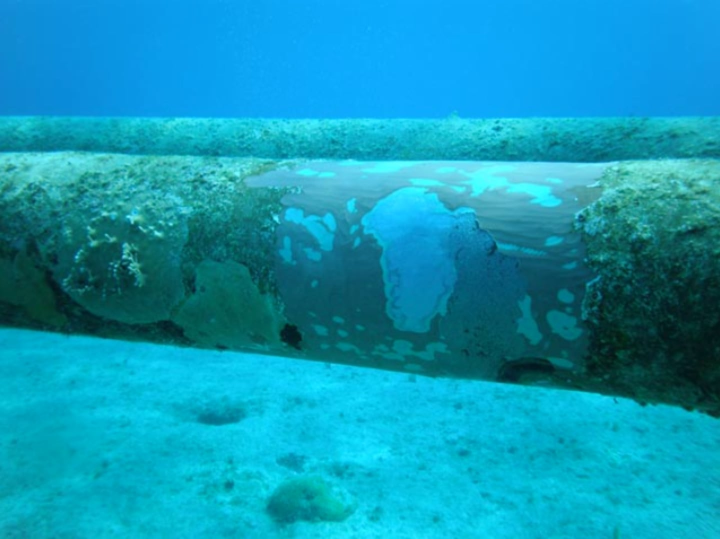
#> input picture dataset/image-6.jpg, 1440 x 1078 px, found by its file name (shown at 1/2 size)
$ python uiqm.py
#> lines starting #> are read from the running program, lines starting #| are printed output that depends on the picture; long printed decimals are rounded
'''
UIQM
Metrics for unferwater image quality evaluation.

reference to the following below:
Code: https://github.com/bilityniu/underimage-fusion-enhancement/blob/master/UIQM.m
Paper:
    https://doi.org/10.1109/TIP.2015.2491020 (UIQM)
    https://doi.org/10.1109/TIP.2017.2759252 (Image Enhancement)

'''

import numpy as np
import cv2
from scipy.ndimage import convolve

def getUIQM(image):
    c1, c2, c3 = 0.0282, 0.2953, 3.5753
    uicm = UICM(image)
    uism = UISM(image)
    uiconm = UIConM(image)
    uiqm = c1 * uicm + c2 * uism + c3 * uiconm
    return uiqm

def UICM(image):
    R = image[:, :, 0].astype(float)
    G = image[:, :, 1].astype(float)
    B = image[:, :, 2].astype(float)
    RG = R - G
    YB = (R + G) / 2 - B

    K = R.size

    # For R-G channel
    RG1 = np.sort(RG.ravel())
    alphaL = 0.1
    alphaR = 0.1
    RG1 = RG1[int(alphaL * K) : int(K * (1 - alphaR))]
    N = K * (1 - alphaL - alphaR)
    meanRG = np.mean(RG1)
    deltaRG = np.sqrt(np.mean((RG1 - meanRG) ** 2))

    # For Y-B channel
    YB1 = np.sort(YB.ravel())
    YB1 = YB1[int(alphaL * K) : int(K * (1 - alphaR))]
    meanYB = np.mean(YB1)
    deltaYB = np.sqrt(np.mean((YB1 - meanYB) ** 2))

    # UICM
    uicm = -0.0268 * np.sqrt(meanRG ** 2 + meanYB ** 2) + 0.1586 * np.sqrt(deltaRG ** 2 + deltaYB ** 2)

    return uicm

def UISM(image):
    Ir = image[:, :, 0].astype(float)
    Ig = image[:, :, 1].astype(float)
    Ib = image[:, :, 2].astype(float)

    hx = np.array([[1, 2, 1], [0, 0, 0], [-1, -2, -1]])
    hy = np.array([[-1, 0, 1], [-2, 0, 2], [-1, 0, 1]])

    SobelR = np.abs(convolve(Ir, hx) + convolve(Ir, hy))
    SobelG = np.abs(convolve(Ig, hx) + convolve(Ig, hy))
    SobelB = np.abs(convolve(Ib, hx) + convolve(Ib, hy))

    patchsz = 5
    m, n = Ir.shape
    SobelR = cv2.resize(SobelR, (n - n % patchsz + patchsz, m - m % patchsz + patchsz))
    SobelG = cv2.resize(SobelG, (n - n % patchsz + patchsz, m - m % patchsz + patchsz))
    SobelB = cv2.resize(SobelB, (n - n % patchsz + patchsz, m - m % patchsz + patchsz))

    m, n = SobelR.shape
    k1 = m // patchsz
    k2 = n // patchsz

    def calc_eme(SobelC):
        EME = 0
        for i in range(0, m, patchsz):
            for j in range(0, n, patchsz):
                im = SobelC[i:i + patchsz, j:j + patchsz]
                if np.max(im) != 0 and np.min(im) != 0:
                    EME += np.log(np.max(im) / np.min(im))
        return 2 / (k1 * k2) * np.abs(EME)

    EMER = calc_eme(SobelR)
    EMEG = calc_eme(SobelG)
    EMEB = calc_eme(SobelB)

    lambdaR = 0.299
    lambdaG = 0.587
    lambdaB = 0.114
    uism = lambdaR * EMER + lambdaG * EMEG + lambdaB * EMEB

    return uism

def UIConM(image):
    R = image[:, :, 0].astype(float)
    G = image[:, :, 1].astype(float)
    B = image[:, :, 2].astype(float)

    patchsz = 5
    m, n = R.shape
    R = cv2.resize(R, (n - n % patchsz + patchsz, m - m % patchsz + patchsz))
    G = cv2.resize(G, (n - n % patchsz + patchsz, m - m % patchsz + patchsz))
    B = cv2.resize(B, (n - n % patchsz + patchsz, m - m % patchsz + patchsz))

    m, n = R.shape
    k1 = m // patchsz
    k2 = n // patchsz

    def calc_amee(C):
        AMEE = 0
        for i in range(0, m, patchsz):
            for j in range(0, n, patchsz):
                im = C[i:i + patchsz, j:j + patchsz]
                Max = np.max(im)
                Min = np.min(im)
                if (Max != 0 or Min != 0) and Max != Min:
                    AMEE += np.log((Max - Min) / (Max + Min)) * ((Max - Min) / (Max + Min))
        return 1 / (k1 * k2) * np.abs(AMEE)

    AMEER = calc_amee(R)
    AMEEG = calc_amee(G)
    AMEEB = calc_amee(B)

    uiconm = AMEER + AMEEG + AMEEB
    return uiconm


# Example usage
if __name__ == "__main__":
    # Load an example image (replace with your own image path)
    I = cv2.imread('dataset/image-6.jpg')
#> I is the input picture: shape (1078, 1440, 3); mean B, G, R 181.7, 151.6, 14.2
    I = cv2.cvtColor(I, cv2.COLOR_BGR2RGB)

    # Calculate UCIQE
    uciqe_value = getUIQM(I)
#> in UICM, `R = image[:, :, 0].astype(float)`:
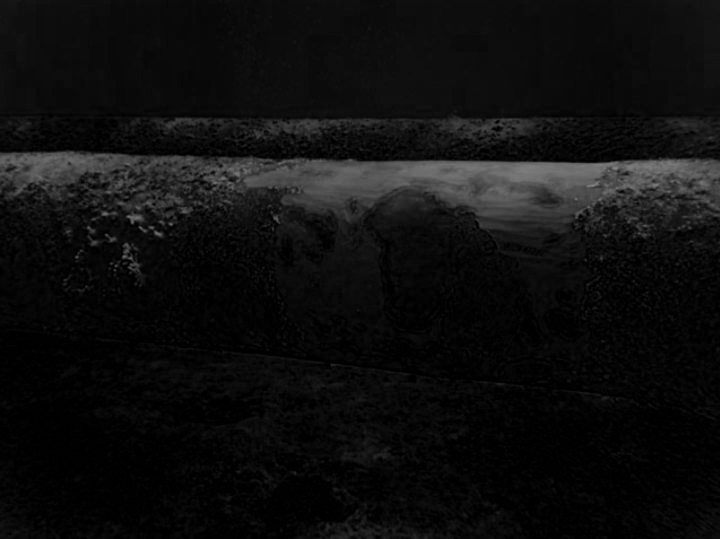
#> R: shape (1078, 1440) float64 (shown at 1/2 size); min 0, max 132, mean 14.2
#> in UICM, `G = image[:, :, 1].astype(float)`:
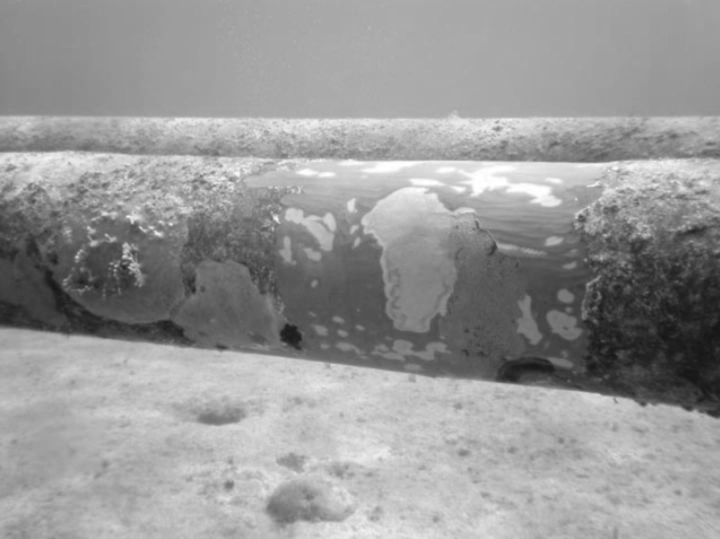
#> G: shape (1078, 1440) float64 (shown at 1/2 size); min 21, max 255, mean 151.6
#> in UICM, `B = image[:, :, 2].astype(float)`:
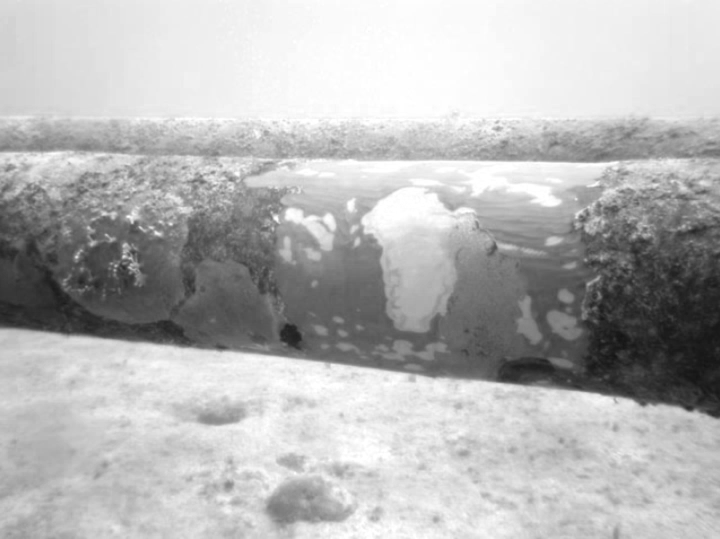
#> B: shape (1078, 1440) float64 (shown at 1/2 size); min 18, max 255, mean 181.7
#> in UICM, `RG = R - G`:
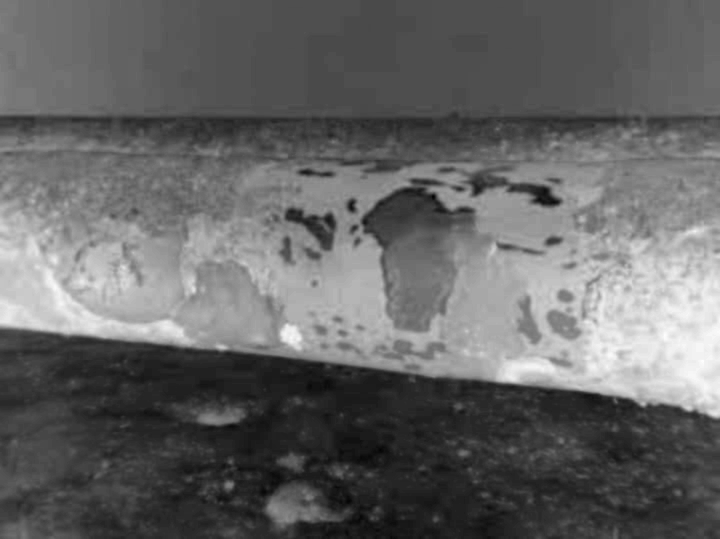
#> RG: shape (1078, 1440) float64 (shown at 1/2 size); min -219, max -14, mean -137.5; drawn with min black and max white
#> in UICM, `YB = (R + G) / 2 - B`:
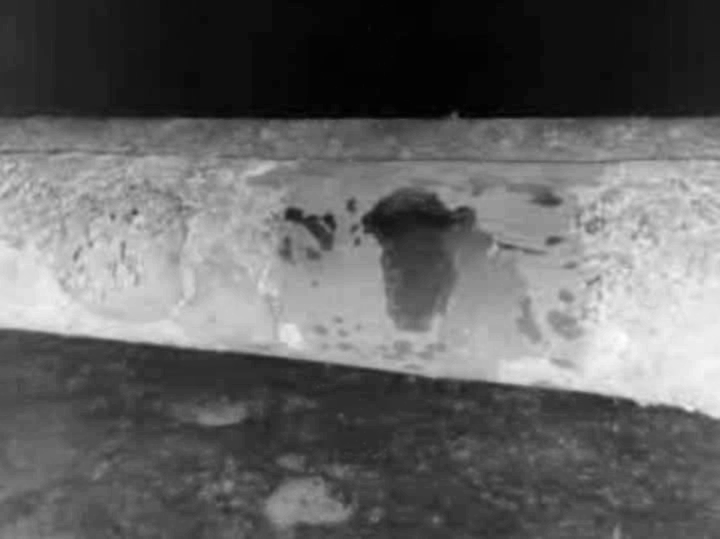
#> YB: shape (1078, 1440) float64 (shown at 1/2 size); min -163.5, max 0, mean -98.83; drawn with min black and max white
#> in UICM, `meanRG = np.mean(RG1)`: meanRG = -141.2
#> in UICM, `deltaRG = np.sqrt(np.mean((RG1 - meanRG) ** 2))`: deltaRG = 31.96
#> in UICM, `meanYB = np.mean(YB1)`: meanYB = -100.7
#> in UICM, `deltaYB = np.sqrt(np.mean((YB1 - meanYB) ** 2))`: deltaYB = 33.77
#> in UICM, `uicm = -0.0268 * np.sqrt(meanRG ** 2 + meanYB ** 2) + 0.1586 * np.sqrt..`: uicm = 2.73
#> in UISM, `SobelR = np.abs(convolve(Ir, hx) + convolve(Ir, hy))`:
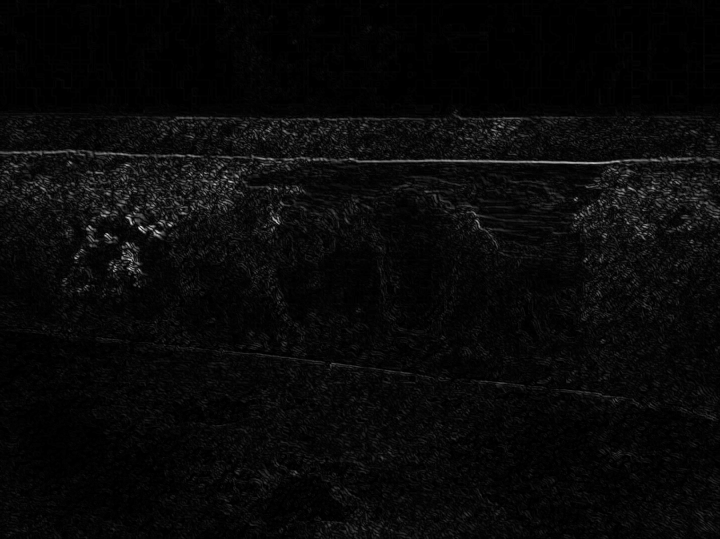
#> SobelR: shape (1078, 1440) float64 (shown at 1/2 size); min 0, max 320, mean 11.5; drawn with min black and max white
#> in UISM, `SobelG = np.abs(convolve(Ig, hx) + convolve(Ig, hy))`:
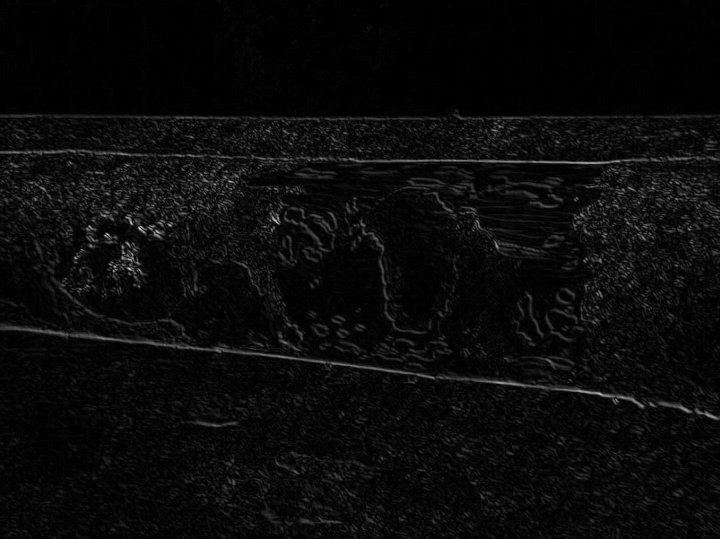
#> SobelG: shape (1078, 1440) float64 (shown at 1/2 size); min 0, max 368, mean 15.9; drawn with min black and max white
#> after the loop in calc_eme, `for i in range(0, m, patchsz):`: EME = 110378.7
#> in UISM, `EMER = calc_eme(SobelR)`: EMER = 3.54
#> in UISM, `EMEG = calc_eme(SobelG)`: EMEG = 3.73
#> in UISM, `EMEB = calc_eme(SobelB)`: EMEB = 3.68
#> in UISM, `uism = lambdaR * EMER + lambdaG * EMEG + lambdaB * EMEB`: uism = 3.67
#> after the loop in calc_amee, `for i in range(0, m, patchsz):`: AMEE = -10458.3
#> in UIConM, `AMEER = calc_amee(R)`: AMEER = 0.168
#> in UIConM, `AMEEG = calc_amee(G)`: AMEEG = 0.106
#> in UIConM, `AMEEB = calc_amee(B)`: AMEEB = 0.102
#> in UIConM, `uiconm = AMEER + AMEEG + AMEEB`: uiconm = 0.375
#> in getUIQM, `uiqm = c1 * uicm + c2 * uism + c3 * uiconm`: uiqm = 2.5
#> uciqe_value = 2.5
    print("UIQM Value:", uciqe_value)
#| UIQM Value: 2.500

$ run again, with dataset/image-1.jpg copied over dataset/image-6.jpg
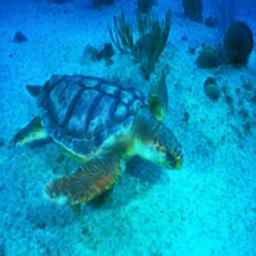
#> input picture dataset/image-1.jpg, 256 x 256 px, found by its file name
#> I is the input picture: shape (256, 256, 3); mean B, G, R 189.1, 146.4, 8.8
#> in UICM, `YB = (R + G) / 2 - B`:
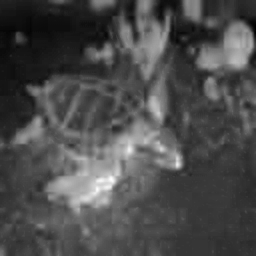
#> YB: shape (256, 256) float64; min -176.5, max 42, mean -111.5; drawn with min black and max white
#> meanRG = -137.3
#> deltaRG = 34.48
#> meanYB = -114.6
#> deltaYB = 21.06
#> in UICM, `uicm = -0.0268 * np.sqrt(meanRG ** 2 + meanYB ** 2) + 0.1586 * np.sqrt..`: uicm = 1.61
#> in UISM, `SobelB = cv2.resize(SobelB, (n - n % patchsz + patchsz, m - m % patchs..`:
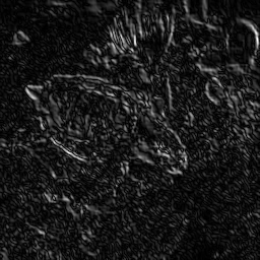
#> SobelB: shape (260, 260) float64; min 0, max 535.2, mean 56.3; drawn with min black and max white
#> after the loop in calc_eme, `for i in range(0, m, patchsz):`: EME = 6918.7
#> EMER = 5.12
#> EMEG = 4.81
#> EMEB = 4.8
#> in UISM, `uism = lambdaR * EMER + lambdaG * EMEG + lambdaB * EMEB`: uism = 4.9
#> after the loop in calc_amee, `for i in range(0, m, patchsz):`: AMEE = -156
#> AMEER = 0.0577
#> AMEEG = 0.236
#> AMEEB = 0.212
#> in UIConM, `uiconm = AMEER + AMEEG + AMEEB`: uiconm = 0.506
#> uiqm = 3.3
#| UIQM Value: 3.302

$ run again, with dataset/image-2.jpg copied over dataset/image-6.jpg
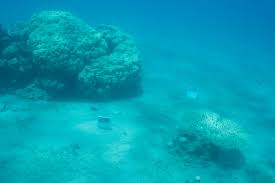
#> input picture dataset/image-2.jpg, 275 x 183 px, found by its file name
#> I is the input picture: shape (183, 275, 3); mean B, G, R 178.6, 157.5, 3.4
#> in UICM, `YB = (R + G) / 2 - B`:
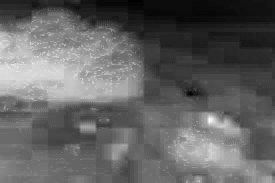
#> YB: shape (183, 275) float64; min -126, max -54.5, mean -98.21; drawn with min black and max white
#> meanRG = -156.5
#> deltaRG = 16.68
#> meanYB = -98.68
#> deltaYB = 10.49
#> in UICM, `uicm = -0.0268 * np.sqrt(meanRG ** 2 + meanYB ** 2) + 0.1586 * np.sqrt..`: uicm = -1.83
#> in UISM, `SobelB = cv2.resize(SobelB, (n - n % patchsz + patchsz, m - m % patchs..`:
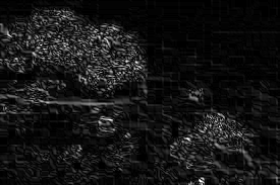
#> SobelB: shape (185, 280) float64; min 0, max 258.8, mean 22.1; drawn with min black and max white
#> after the loop in calc_eme, `for i in range(0, m, patchsz):`: EME = 3383.4
#> EMER = 3.27
#> EMEG = 4.21
#> EMEB = 4.12
#> in UISM, `uism = lambdaR * EMER + lambdaG * EMEG + lambdaB * EMEB`: uism = 3.92
#> after the loop in calc_amee, `for i in range(0, m, patchsz):`: AMEE = -74.99
#> AMEER = 0.0362
#> AMEEG = 0.129
#> AMEEB = 0.11
#> in UIConM, `uiconm = AMEER + AMEEG + AMEEB`: uiconm = 0.275
#> uiqm = 2.09
#| UIQM Value: 2.090

$ run again, with dataset/image-5.jpg copied over dataset/image-6.jpg
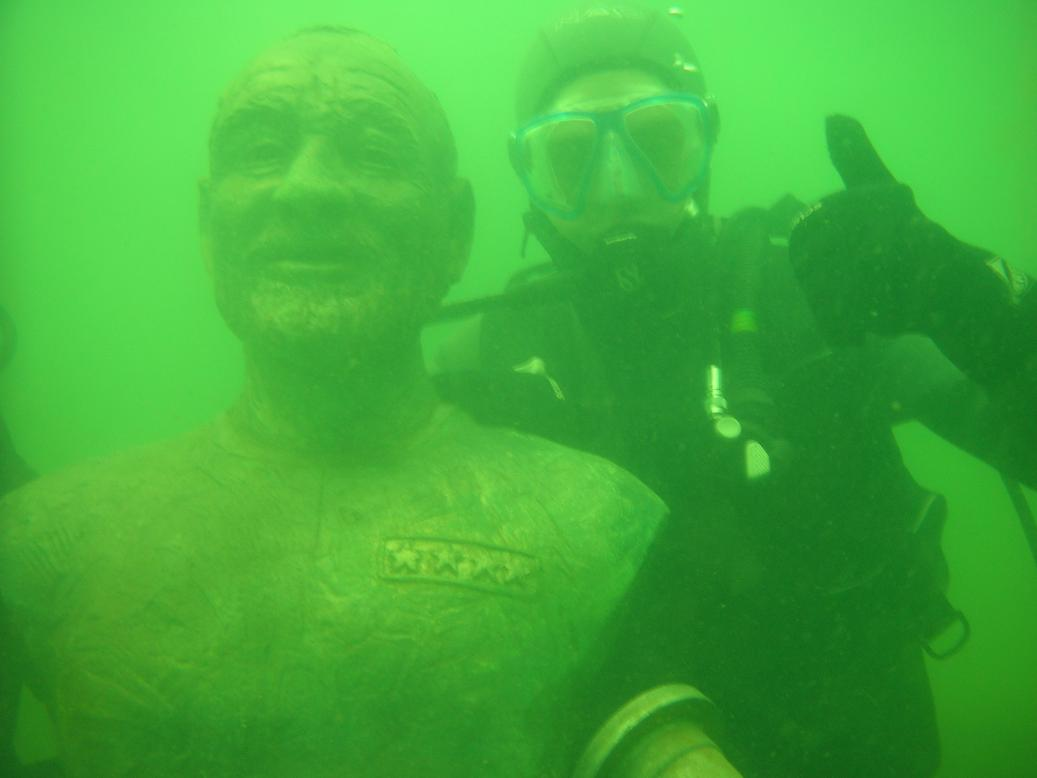
#> input picture dataset/image-5.jpg, 1037 x 778 px, found by its file name
#> I is the input picture: shape (778, 1037, 3); mean B, G, R 57, 172.2, 64.9
#> meanRG = -106.7
#> deltaRG = 13.19
#> meanYB = 61.7
#> deltaYB = 11.04
#> in UICM, `uicm = -0.0268 * np.sqrt(meanRG ** 2 + meanYB ** 2) + 0.1586 * np.sqrt..`: uicm = -0.575
#> in UISM, `SobelR = np.abs(convolve(Ir, hx) + convolve(Ir, hy))`:
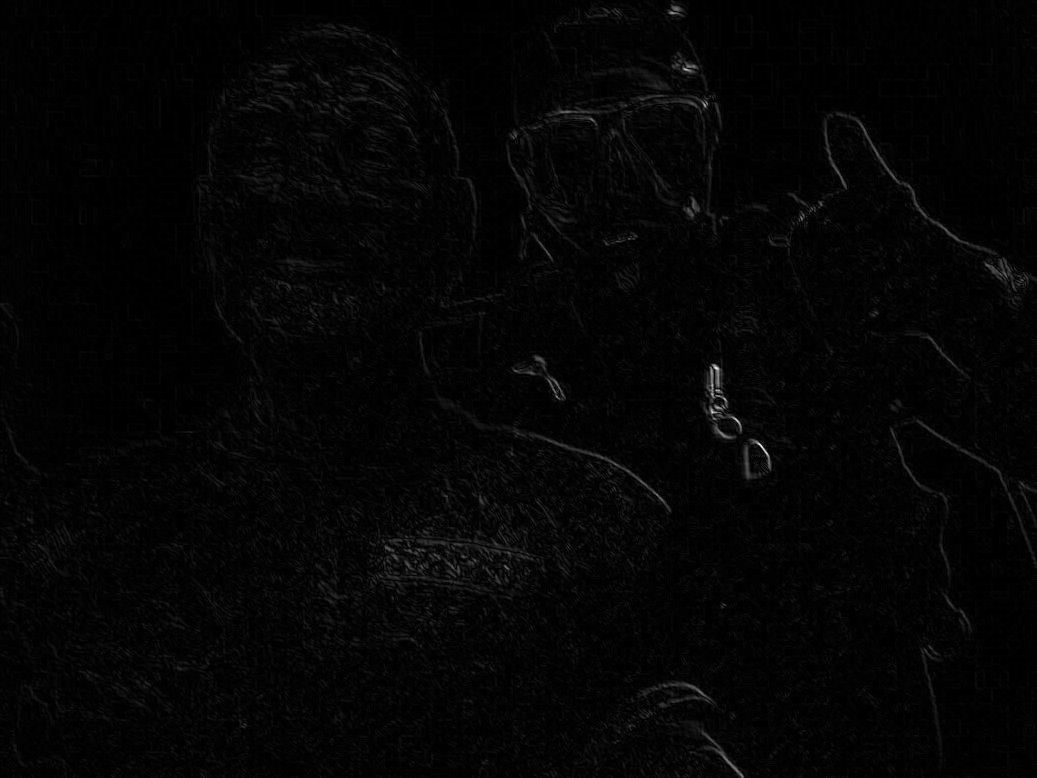
#> SobelR: shape (778, 1037) float64; min 0, max 448, mean 8.9; drawn with min black and max white
#> after the loop in calc_eme, `for i in range(0, m, patchsz):`: EME = 63169.9
#> EMER = 3.89
#> EMEG = 3.83
#> EMEB = 3.84
#> in UISM, `uism = lambdaR * EMER + lambdaG * EMEG + lambdaB * EMEB`: uism = 3.85
#> after the loop in calc_amee, `for i in range(0, m, patchsz):`: AMEE = -4226.4
#> AMEER = 0.13
#> AMEEG = 0.0614
#> AMEEB = 0.132
#> in UIConM, `uiconm = AMEER + AMEEG + AMEEB`: uiconm = 0.324
#> uiqm = 2.28
#| UIQM Value: 2.279
